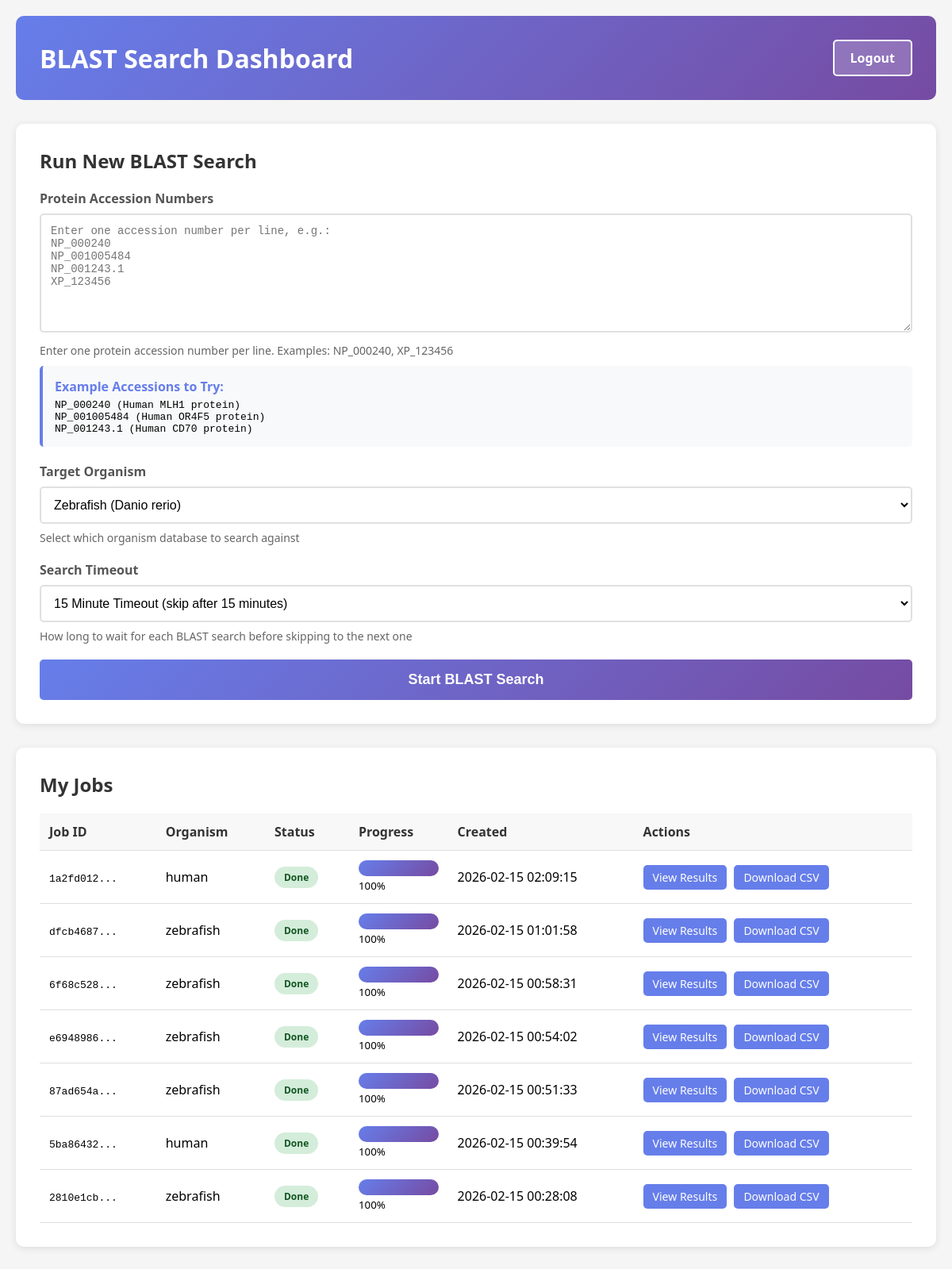
/dashboard (signed in), run on the app's committed database.
### tables this page shows
CREATE TABLE jobs (
        id TEXT PRIMARY KEY,
        user_id INTEGER,
        organism TEXT,
        progress INTEGER DEFAULT 0,
        status TEXT DEFAULT 'RUNNING',
        created_at TIMESTAMP DEFAULT CURRENT_TIMESTAMP,
        FOREIGN KEY(user_id) REFERENCES users(id)
    );

### app.py (the view)
@app.route("/")
@app.route("/dashboard")
def dashboard():
    user_id = session.get("user_id")
    is_admin = session.get("is_admin", 0)
    if not user_id:
        return redirect(url_for("login"))
    conn = get_conn()
    cur = conn.cursor()
    if is_admin:
        cur.execute("""
            SELECT jobs.*, users.username
            FROM jobs
            LEFT JOIN users ON jobs.user_id = users.id
            ORDER BY jobs.created_at DESC
        """)
    else:
        cur.execute("SELECT * FROM jobs WHERE user_id=? ORDER BY created_at DESC", (user_id,))
    jobs = cur.fetchall()
    conn.close()
    return render_template("dashboard.html", jobs=jobs, is_admin=is_admin)

### database.py (called while the page is built)
def get_conn():
    conn = sqlite3.connect(DB_FILE)
    conn.row_factory = sqlite3.Row
    return conn

### templates/dashboard.html (shortened to what this page needs)
<!DOCTYPE html>
<html lang="en">
<head>
</head>
<body>
    <div class="container">
        <div class="header">
            <div>
                <h1>BLAST Search Dashboard</h1>
            </div>
            <a href="{{ url_for('logout') }}" class="logout-btn">Logout</a>
        </div>
        <div class="card">
            <h2>Run New BLAST Search</h2>
            <form method="POST" action="{{ url_for('run') }}">
                <div class="form-group">
                    <label for="accessions">Protein Accession Numbers</label>
                    <textarea
                        id="accessions"
                        name="accessions"
                        placeholder="Enter one accession number per line, e.g.:
NP_000240
NP_001005484
NP_001243.1
XP_123456"
                        required></textarea>
                    <div class="help-text">
                        Enter one protein accession number per line. Examples: NP_000240, XP_123456
                    </div>
                    <div class="example-box">
                        <strong>Example Accessions to Try:</strong><br>
                        <code style="display: block; margin-top: 5px; font-family: monospace;">
                            NP_000240 (Human MLH1 protein)<br>
                            NP_001005484 (Human OR4F5 protein)<br>
                            NP_001243.1 (Human CD70 protein)
                        </code>
                    </div>
                </div>
                <div class="form-group">
                    <label for="organism">Target Organism</label>
                    <select id="organism" name="organism">
                        <option value="zebrafish">Zebrafish (Danio rerio)</option>
                    </select>
                    <div class="help-text">
                        Select which organism database to search against
                    </div>
                </div>
                <div class="form-group">
                    <label for="timeout">Search Timeout</label>
                    <select id="timeout" name="timeout">
                        <option value="900">15 Minute Timeout (skip after 15 minutes)</option>
                    </select>
                    <div class="help-text">
                        How long to wait for each BLAST search before skipping to the next one
                    </div>
                </div>
                <button type="submit" class="submit-btn">Start BLAST Search</button>
            </form>
        </div>
        <div class="card">
            <h2>{% if is_admin %}All Jobs{% else %}My Jobs{% endif %}</h2>
            {% if jobs %}
                <table>
                    <thead>
                        <tr>
                            <th>Job ID</th>
                            <th>Organism</th>
                            <th>Status</th>
                            <th>Progress</th>
                            <th>Created</th>
                            <th>Actions</th>
                        </tr>
                    </thead>
                    <tbody>
                        {% for job in jobs %}
                        <tr>
                            <td><code>{{ job['id'][:8] }}...</code></td>
                            <td>{{ job['organism'] }}</td>
                            <td>
                                {% if job['status'] == 'DONE' %}
                                    <span class="status-badge status-done">Done</span>
                                {% else %}
                                    <span class="status-badge status-running">Running</span>
                                {% endif %}
                            </td>
                            <td>
                                <div class="progress-bar">
                                    <div class="progress-fill" style="width: {{ job['progress'] }}%"></div>
                                </div>
                                <small>{{ job['progress'] }}%</small>
                            </td>
                            <td>{{ job['created_at'] }}</td>
                            <td>
                                {% if job['status'] == 'DONE' %}
                                    <a href="{{ url_for('results', job_id=job['id']) }}" class="action-btn">View Results</a>
                                    <a href="{{ url_for('download_csv', job_id=job['id']) }}" class="action-btn">Download CSV</a>
                                {% else %}
                                    <span style="color: #999;">In Progress...</span>
                                {% endif %}
                            </td>
                        </tr>
                        {% endfor %}
                    </tbody>
                </table>
            {% else %}
                <div class="no-jobs">
                    <p>No BLAST jobs yet. Submit your first search above!</p>
                </div>
            {% endif %}
        </div>
    </div>
</body>
</html>

### templates/dashboard.html (style rules this page uses)
* { margin: 0; padding: 0; box-sizing: border-box; }
body { font-family: 'Segoe UI', Tahoma, Geneva, Verdana, sans-serif; background: #f5f5f5; padding: 20px; }
.header { background: linear-gradient(135deg, #667eea 0%, #764ba2 100%); color: white; padding: 30px; border-radius: 10px; margin-bottom: 30px; display: flex; justify-content: space-between; align-items: center; }
.header h1 { font-size: 32px; }
.logout-btn { background: rgba(255,255,255,0.2); color: white; padding: 10px 20px; border: 2px solid white; border-radius: 5px; text-decoration: none; font-weight: 600; transition: all 0.3s; }
.container { max-width: 1200px; margin: 0 auto; }
.card { background: white; padding: 30px; border-radius: 10px; box-shadow: 0 2px 10px rgba(0,0,0,0.1); margin-bottom: 30px; }
.card h2 { color: #333; margin-bottom: 20px; font-size: 24px; }
.form-group { margin-bottom: 20px; }
label { display: block; margin-bottom: 8px; color: #555; font-weight: 600; }
textarea { width: 100%; padding: 12px; border: 2px solid #e0e0e0; border-radius: 5px; font-size: 14px; font-family: monospace; resize: vertical; min-height: 150px; }
select { width: 100%; padding: 12px; border: 2px solid #e0e0e0; border-radius: 5px; font-size: 16px; background: white; cursor: pointer; }
.submit-btn { width: 100%; padding: 15px; background: linear-gradient(135deg, #667eea 0%, #764ba2 100%); color: white; border: none; border-radius: 5px; font-size: 18px; font-weight: 600; cursor: pointer; transition: transform 0.2s; }
.help-text { font-size: 14px; color: #666; margin-top: 8px; }
table { width: 100%; border-collapse: collapse; margin-top: 20px; }
th, td { padding: 12px; text-align: left; border-bottom: 1px solid #e0e0e0; }
th { background: #f8f8f8; font-weight: 600; color: #333; }
.status-badge { padding: 5px 12px; border-radius: 20px; font-size: 12px; font-weight: 600; display: inline-block; }
.status-done { background: #d4edda; color: #155724; }
.progress-bar { width: 100%; height: 20px; background: #e0e0e0; border-radius: 10px; overflow: hidden; }
.progress-fill { height: 100%; background: linear-gradient(135deg, #667eea 0%, #764ba2 100%); transition: width 0.3s; }
.action-btn { padding: 6px 12px; background: #667eea; color: white; text-decoration: none; border-radius: 5px; font-size: 14px; margin-right: 5px; display: inline-block; }
.example-box { background: #f8f9fa; padding: 15px; border-radius: 5px; margin-top: 10px; border-left: 4px solid #667eea; }
.example-box strong { color: #667eea; }

### data on the page
jobs: job "1a2fd012", organism "human", status "Done", progress "100", created_at "2026-02-15 02:09:15"
jobs: job "dfcb4687", organism "zebrafish", status "Done", progress "100", created_at "2026-02-15 01:01:58"
jobs: job "6f68c528", organism "zebrafish", status "Done", progress "100", created_at "2026-02-15 00:58:31"
jobs: job "e6948986", organism "zebrafish", status "Done", progress "100", created_at "2026-02-15 00:54:02"
jobs: job "87ad654a", organism "zebrafish", status "Done", progress "100", created_at "2026-02-15 00:51:33"
jobs: job "5ba86432", organism "human", status "Done", progress "100", created_at "2026-02-15 00:39:54"
jobs: job "2810e1cb", organism "zebrafish", status "Done", progress "100", created_at "2026-02-15 00:28:08"
